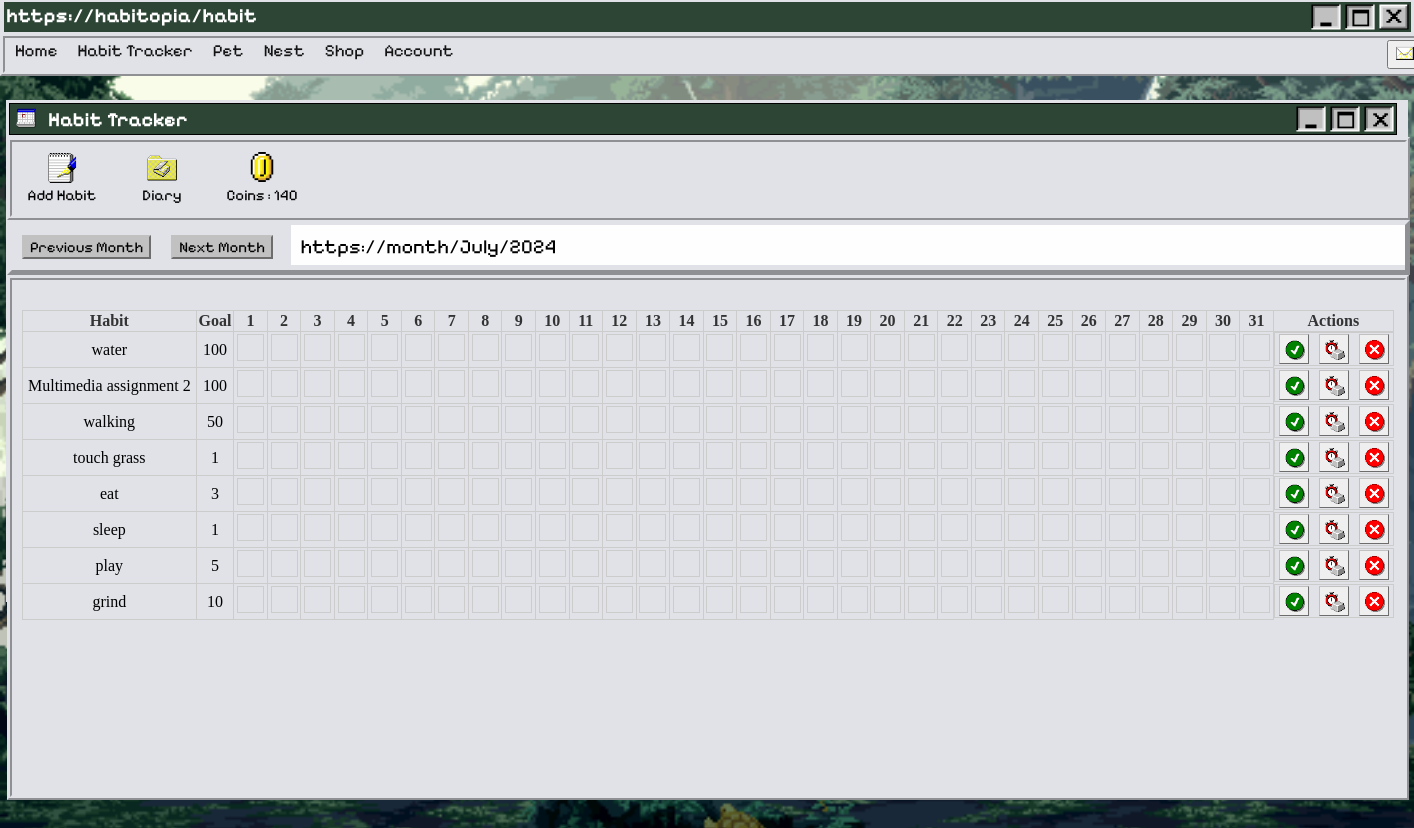
Page /habit?month=2024-07 (signed in) on the committed database.
### home.py (models this page shows)
class UserItems(db.Model):
    user_id = db.Column(db.Integer, db.ForeignKey('user.id'), primary_key=True, nullable=False)
    coins = db.Column(db.Integer, nullable=False, default=60)
    petFood = db.Column(db.Integer, nullable=False, default=3)
    bait = db.Column(db.Integer, nullable=False, default=1)

class Habit(db.Model):
    user_id = db.Column(db.Integer, db.ForeignKey('user.id'), nullable=False)
    id = db.Column(db.Integer, primary_key=True)
    name = db.Column(db.String(100), nullable=False)
    frequency = db.Column(db.Integer, default=30)
    created_at = db.Column(db.DateTime, default=datetime.utcnow)
    repeat_days = db.Column(db.String(100), default="")

### home.py (the view)
@app.route("/habit")
@login_required
def habit():
    user_items = UserItems.query.filter_by(user_id=current_user.id).first()
    habits = Habit.query.filter_by(user_id=current_user.id).all()
    selected_month = request.args.get('month', datetime.now().strftime('%Y-%m'))
    month_start = datetime.strptime(selected_month, '%Y-%m').date()
    month_end = (month_start + relativedelta(months=1)) - timedelta(days=1)
    habit_logs = HabitLog.query.filter(HabitLog.habit_id.in_([habit.id for habit in habits]),
                                       HabitLog.date.between(month_start, month_end)).all()
    habit_logs_dict = {(log.habit_id, log.date.strftime('%Y-%m-%d')): log for log in habit_logs}
    diary_entries = DiaryEntry.query.filter_by(user_id=current_user.id).all()
    notifications = Notification.query.filter_by(user_id=current_user.id).all()
    return render_template('habit.html', habits=habits, selected_month=selected_month, month_start=month_start,
                            month_end=month_end, habit_logs=habit_logs_dict, datetime=datetime, timedelta=timedelta,
                            relativedelta=relativedelta, diary_entries=diary_entries, notifications=notifications, user_items=user_items)

### home.py (called while the page is built, shortened)
@login_manager.user_loader
def load_user(user_id):
    return User.query.get(int(user_id))

@app.before_request
def get_notifications():
    if current_user.is_authenticated and request.endpoint == 'habit':
        last_visit = session.get('last_visit')
        current_date = datetime.now().strftime('%Y-%m-%d')
        if not last_visit or last_visit != current_date:
            session['last_visit'] = current_date
            habits = Habit.query.filter_by(user_id=current_user.id).all()
            today_weekday = datetime.now().strftime('%A')
            for habit in habits:
                if habit.repeat_days:
                    repeat_days = habit.repeat_days.split(',')
            db.session.commit()
            return None

### templates/habit.html (shortened to what this page needs)
{% extends "base.html" %}
{% block css %} <link rel="stylesheet" href="/static/styles/HabitStyles.css" > {% endblock %}
{% block heading %}https://habitopia/habit{% endblock %}
{% block content %}
<div id="wrap">
    <div class="topbox2">
        <ul>
            <li><img src="/static/styles/assets/calendar-3.png" width=20px class="topboxtext2"></li>
            <li><h5 class="topboxtext2">Habit Tracker</h5></li>
        </ul>
        <ul>
            <li><img src="/static/styles/assets/exit-active.png" class="icon"></li>
            <li><img src="/static/styles/assets/window-active.png" class="icon"></li>
            <li><img src="/static/styles/assets/minimise-active.png" class="icon"></li>
        </ul>
    </div>
    <div class="nav2">
        <ul>
            <li><button id="openModalBtn" onclick="openModal()" class="iconbutton"><img src="/static/styles/assets/write_wordpad-1.png" class="icon2"><p class="icontext">Add Habit</p></button></li>
            <li><a href="{{ url_for('diary') }}"><button class="iconbutton"><img src="/static/styles/assets/directory_business_calendar-2.png" class="icon2"><p class="icontext">Diary</p></button></a></li>
            <li class="iconbutton"><img src="/static/styles/assets/coin.png" class="icon2"><p class="icontext">Coins : {{ user_items.coins }}</p></li>
        </ul>
    </div>
    {% if habits %}
        <div class="callendarrow">
            <ul>
                <div class="callendarnav">
                    <li><a href="{{ url_for('habit', month=(month_start - relativedelta(months=1)).strftime('%Y-%m')) }}"><button class="callendarbutton">Previous Month</button></a></li>
                    <li><a href="{{ url_for('habit', month=(month_start + relativedelta(months=1)).strftime('%Y-%m')) }}"><button class="callendarbutton">Next Month</button></a></li>
                </div>
                <div class="month">
                    <li><span>https://month/{{month_start.strftime('%B')}}/{{month_start.strftime('%Y')}}</span></li>
                </div>
            </ul>
        </div>
        <div class="wrap2">
            <div class="habit-calendar">
                <div>
                    <table>
                        <tr>
                            <th>Habit</th>
                            <th>Goal</th>
                                {% for day in range(1, (month_start + relativedelta(months=1) - timedelta(days=1)).day + 1) %}
                                    <th>{{ day }}</th>
                                {% endfor %}
                            <th>Actions</th>
                        </tr>
                        {% for habit in habits %}
                            <tr>
                                <div class="checkbox-calendar">
                                    <td>{{ habit.name }}</td>
                                    <td>{{ habit.frequency }}</td>
                                    {% for day in range(1, (month_start + relativedelta(months=1) - timedelta(days=1)).day + 1) %}
                                    {% set date = selected_month + '-%02d' % day %}
                                    <td>
                                        <div class="calendar-box">
                                            {% set log = habit_logs.get((habit.id, date)) %}
                                        </div>
                                    </td>
                                    {% endfor %}
                                    <td class="actionbox">
                                        <form action="{{ url_for('complete_habit', habit_id=habit.id) }}" method="POST" class="complete_button">
                                            <button type="submit" class="delete"><img src="/static/styles/assets/trust0-0.png" width="20px"></button>
                                        </form>
                                        <form action="{{ url_for('undo_complete', habit_id=habit.id) }}" method="POST" class="undo_button">
                                            <button type="submit" class="delete"><img src="/static/styles/assets/accessibility_stopwatch.png" width="20px"></button>
                                        </form>
                                        <form action="{{ url_for('delete', habit_id=habit.id) }}" method="POST" class="delete_button">
                                            <button type="submit" class="delete"><img src="/static/styles/assets/msg_error-0.png" width="20px"></button>
                                        </form>
                                    </td>
                                </div>
                            </tr>
                        {% endfor %}
                    </table>
            </div>
        </div>
    {% else %}
        <div class="wrap2">
            <p>No habits! Click [Add Habit] to add a habit!</p>
        </div>
    {% endif %}
</div>
{% endblock %}

### static/styles/HabitStyles.css (style rules this page uses)
.body { background-image: url("/static/styles/assets/animatedbackground.gif") ; background-repeat: no-repeat; background-size: cover ; background-attachment: fixed; background-position: center; height: 100vh; width: 100%; margin: 0; padding: 0; overflow: scroll; overflow-x: hidden; }
.icon { width: 30px; float:right; margin:2px; vertical-align: baseline; }
ul { list-style-type: none; margin: 0; padding: 0; }
#wrap { width: 1400px; height: 500px; margin: 100px auto; background: #e0e2e7 ; padding: 1px; }
.wrap2 { width: 98%; height: 99%; padding: 10px; background-color: #e0e2e7; overflow-y: scroll; overflow-x: hidden; border: 5px ridge #e0e2e7; }
.topbox2 { background-color: #2d4535; height: 30px; margin: 2px 2px; width: 99%; border: 1px solid black; }
.topboxtext2 { float: left; color: #FFFFFF; margin: 4px 6px; text-align: left; font-family: "Pixelify Sans", sans-serif ; font-size: 20px; vertical-align: baseline; }
.nav2 { background-color: #e0e2e7 ; border: 5px ridge #e0e2e7; width:99.5%; margin: auto; overflow: hidden; top: 33px; }
.nav2 li { float: left; text-align: center; }
.iconbutton { width: 100px; background-color: #e0e2e7; border: hidden; }
.icon2 { width: 30px; margin: 10px 10px 0px; }
.icontext { font-family: "Pixelify Sans", sans-serif ; color: black; font-size: 15px; vertical-align: baseline; margin: 0px 0px 10px 0px; padding: 0; }
.callendarrow li { float: left; }
.callendarrow { background-color: #e0e2e7 ; width:99.5%; height: 45px; margin: auto; overflow: hidden; top: 33px; border: 5px outset #e0e2e7; }
.callendarbutton { border: 2px outset #c1c1c1; background-color: #c1c1c1; font-family: "Pixelify Sans", sans-serif ; margin: 10px 10px; font-size: 15px; }
.month { background-color: #fefefe; height: 40px; width: 80%; float: right; }
.month li { margin: 10px 10px; font-size: 20px; font-family: "Pixelify Sans", sans-serif ; }
.complete_button, .undo_button, .delete_button { position: relative; display: inline-block; }
.delete { width: 30px; height: 30px; padding: 5px; border: 1px outset #c1c1c1; cursor: pointer; display: inline-block; position: relative; }
.actionbox { display: flex; gap: 10px; justify-content: center; align-items: center; white-space: nowrap; }
table { width: 100%; border-collapse: collapse; margin-top: 20px; }
th, td { border: 1px solid #ccc; padding: 1px; text-align: center; }
th { background-color: #e0e2e7; color: #333; }
.checkbox-calendar { display: flex; flex-wrap: wrap; }
.calendar-box { width: 25px; height: 25px; display: inline-block; border: 1px solid #ccc; margin: 1px; cursor: pointer; }

### rows in the picture
UserItems: coins "140"
Habit: name "water", frequency "100"
Habit: name "Multimedia assignment 2", frequency "100"
Habit: name "walking", frequency "50"
Habit: name "touch grass", frequency "1"
Habit: name "eat", frequency "3"
Habit: name "sleep", frequency "1"
Habit: name "play", frequency "5"
Habit: name "grind", frequency "10"

### other values in the picture
{{ month_start.strftime('%B') }} "July"
{{ month_start.strftime('%Y') }} "2024"
{{ day }} "1" "2" "3" "4" "5" "6" "7" "8" "9" "10" "11" "12" "13" "14" "15" "16" "17" "18" "19" "20" "21" "22" "23" "24" "25" "26" "27" "28" "29" "30" "31"
